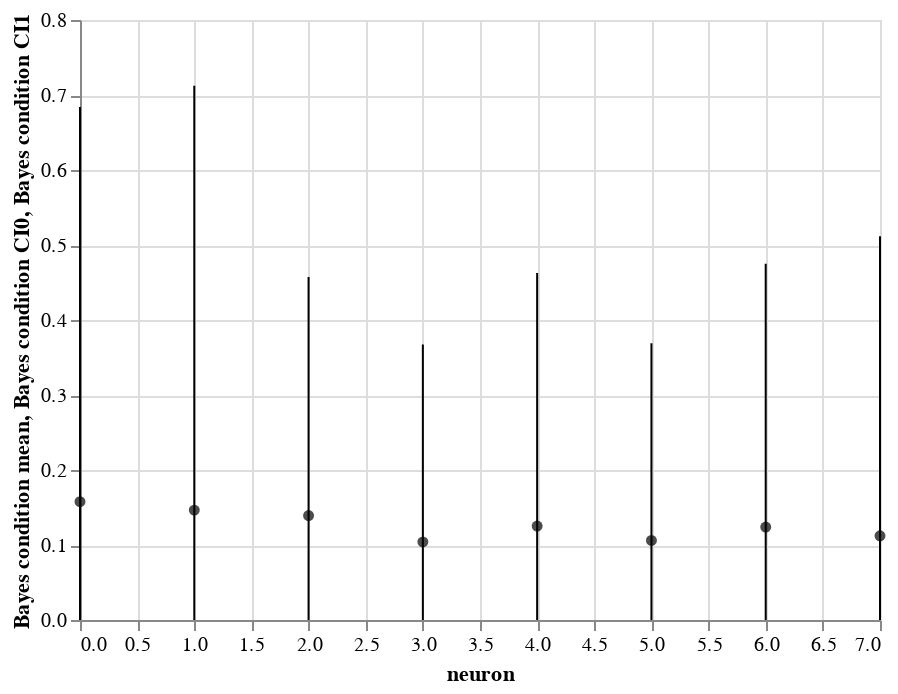

Write notebook code for a chart like this one.
### Code cell
import altair as alt
x=levels[2]
color=levels[1]
# Make bayes
points = alt.Chart().mark_point(filled=True, color='black').encode(
    y=alt.Y('Bayes condition mean:Q', scale=alt.Scale(zero=False)),
    x=x
)

line = alt.Chart().mark_line(color='black').encode(
    y=alt.Y('Bayes condition mean:Q', scale=alt.Scale(zero=False)),
    x=x
)

error_bars = alt.Chart().mark_rule().encode(
    x=x,
    y=alt.Y('Bayes condition CI0:Q',  scale=alt.Scale(zero=False)),
    y2='Bayes condition CI1:Q',
)

c2 = ( points + line + error_bars)
alt.layer(c2, data=df_both)

### Figure 1 — Vega-Lite specification as saved in the notebook (floating-point values rounded to 4 significant figures)
{"config": {"view": {"continuousWidth": 400, "continuousHeight": 300}}, "layer": [{"layer": [{"mark": {"type": "point", "color": "black", "filled": true}, "encoding": {"x": {"type": "quantitative", "field": "neuron"}, "y": {"type": "quantitative", "field": "Bayes condition mean", "scale": {"zero": false}}}}, {"mark": {"type": "line", "color": "black"}, "encoding": {"x": {"type": "quantitative", "field": "neuron"}, "y": {"type": "quantitative", "field": "Bayes condition mean", "scale": {"zero": false}}}}, {"mark": "rule", "encoding": {"x": {"type": "quantitative", "field": "neuron"}, "y": {"type": "quantitative", "field": "Bayes condition CI0", "scale": {"zero": false}}, "y2": {"field": "Bayes condition CI1"}}}]}], "data": {"name": "data-229a96de3005b8a5de8287440414ca35"}, "$schema": "https://vega.github.io/schema/vega-lite/v4.8.1.json", "datasets": {"data-229a96de3005b8a5de8287440414ca35": [{"mouse": 0.0, "neuron": 0.0, "mouse_code": 0.0, "neuron_code": 0.0, "i_trial": 2.5, "log_firing_rate": 1.855, "Firing rate": 75.17, "firing_rate": 75.17, "i_spike": 43.17, "isi": 0.08024, "combined_condition": 0.0, "Bayes condition CI0": 3.468e-07, "Bayes condition CI1": 0.684, "Bayes condition mean": 0.1578, "isi diff": null}, {"mouse": 0.0, "neuron": 1.0, "mouse_code": 0.0, "neuron_code": 4.0, "i_trial": 2.5, "log_firing_rate": 1.884, "Firing rate": 79.83, "firing_rate": 79.83, "i_spike": 49.75, "isi": 0.06985, "combined_condition": 1.0, "Bayes condition CI0": 4.805e-05, "Bayes condition CI1": 0.7125, "Bayes condition mean": 0.1465, "isi diff": null}, {"mouse": 0.0, "neuron": 2.0, "mouse_code": 0.0, "neuron_code": 8.0, "i_trial": 2.5, "log_firing_rate": 1.971, "Firing rate": 98.32, "firing_rate": 98.32, "i_spike": 52.92, "isi": 0.06591, "combined_condition": 2.0, "Bayes condition CI0": 2.97e-06, "Bayes condition CI1": 0.4574, "Bayes condition mean": 0.1393, "isi diff": null}, {"mouse": 0.0, "neuron": 3.0, "mouse_code": 0.0, "neuron_code": 12.0, "i_trial": 2.5, "log_firing_rate": 2.069, "Firing rate": 140.9, "firing_rate": 140.9, "i_spike": 66.5, "isi": 0.05266, "combined_condition": 3.0, "Bayes condition CI0": 4.563e-05, "Bayes condition CI1": 0.3674, "Bayes condition mean": 0.1042, "isi diff": null}, {"mouse": 0.0, "neuron": 4.0, "mouse_code": 0.0, "neuron_code": 16.0, "i_trial": 2.5, "log_firing_rate": 2.18, "Firing rate": 176.2, "firing_rate": 176.2, "i_spike": 77.5, "isi": 0.04517, "combined_condition": 4.0, "Bayes condition CI0": 8.991e-05, "Bayes condition CI1": 0.4626, "Bayes condition mean": 0.1252, "isi diff": null}, {"mouse": 0.0, "neuron": 5.0, "mouse_code": 0.0, "neuron_code": 20.0, "i_trial": 2.5, "log_firing_rate": 2.499, "Firing rate": 559.5, "firing_rate": 559.5, "i_spike": 102.8, "isi": 0.03407, "combined_condition": 5.0, "Bayes condition CI0": 7.708e-05, "Bayes condition CI1": 0.369, "Bayes condition mean": 0.1061, "isi diff": null}, {"mouse": 0.0, "neuron": 6.0, "mouse_code": 0.0, "neuron_code": 24.0, "i_trial": 2.5, "log_firing_rate": 2.65, "Firing rate": 502.7, "firing_rate": 502.7, "i_spike": 118.6, "isi": 0.02974, "combined_condition": 6.0, "Bayes condition CI0": 5.832e-07, "Bayes condition CI1": 0.4749, "Bayes condition mean": 0.1239, "isi diff": null}, {"mouse": 0.0, "neuron": 7.0, "mouse_code": 0.0, "neuron_code": 28.0, "i_trial": 2.5, "log_firing_rate": 2.503, "Firing rate": 341.5, "firing_rate": 341.5, "i_spike": 152.6, "isi": 0.02298, "combined_condition": 7.0, "Bayes condition CI0": 2.511e-06, "Bayes condition CI1": 0.5118, "Bayes condition mean": 0.1122, "isi diff": null}, {"mouse": 0.0, "neuron": 0.0, "mouse_code": 0.0, "neuron_code": 0.0, "i_trial": 0.0, "log_firing_rate": -0.1061, "Firing rate": -39.46, "firing_rate": -39.46, "i_spike": -1.0, "isi": null, "combined_condition": -32.0, "Bayes condition CI0": null, "Bayes condition CI1": null, "Bayes condition mean": null, "isi diff": 0.0007577}, {"mouse": 0.0, "neuron": 1.0, "mouse_code": 0.0, "neuron_code": 0.0, "i_trial": 0.0, "log_firing_rate": 0.07162, "Firing rate": 10.87, "firing_rate": 10.87, "i_spike": 2.0, "isi": null, "combined_condition": -32.0, "Bayes condition CI0": null, "Bayes condition CI1": null, "Bayes condition mean": null, "isi diff": -0.003852}, {"mouse": 0.0, "neuron": 2.0, "mouse_code": 0.0, "neuron_code": 0.0, "i_trial": 0.0, "log_firing_rate": -0.1047, "Firing rate": -29.2, "firing_rate": -29.2, "i_spike": -6.917, "isi": null, "combined_condition": -32.0, "Bayes condition CI0": null, "Bayes condition CI1": null, "Bayes condition mean": null, "isi diff": 0.006665}, {"mouse": 0.0, "neuron": 3.0, "mouse_code": 0.0, "neuron_code": 0.0, "i_trial": 0.0, "log_firing_rate": 0.02115, "Firing rate": 26.18, "firing_rate": 26.18, "i_spike": 4.25, "isi": null, "combined_condition": -32.0, "Bayes condition CI0": null, "Bayes condition CI1": null, "Bayes condition mean": null, "isi diff": -0.003714}, {"mouse": 0.0, "neuron": 4.0, "mouse_code": 0.0, "neuron_code": 0.0, "i_trial": 0.0, "log_firing_rate": -0.3868, "Firing rate": -450.6, "firing_rate": -450.6, "i_spike": -6.417, "isi": null, "combined_condition": -32.0, "Bayes condition CI0": null, "Bayes condition CI1": null, "Bayes condition mean": null, "isi diff": 0.003607}, {"mouse": 0.0, "neuron": 5.0, "mouse_code": 0.0, "neuron_code": 0.0, "i_trial": 0.0, "log_firing_rate": 0.2674, "Firing rate": 367.3, "firing_rate": 367.3, "i_spike": 3.667, "isi": null, "combined_condition": -32.0, "Bayes condition CI0": null, "Bayes condition CI1": null, "Bayes condition mean": null, "isi diff": -0.001168}, {"mouse": 0.0, "neuron": 6.0, "mouse_code": 0.0, "neuron_code": 0.0, "i_trial": 0.0, "log_firing_rate": 0.1654, "Firing rate": 150.2, "firing_rate": 150.2, "i_spike": -8.583, "isi": null, "combined_condition": -32.0, "Bayes condition CI0": null, "Bayes condition CI1": null, "Bayes condition mean": null, "isi diff": 0.002165}, {"mouse": 0.0, "neuron": 7.0, "mouse_code": 0.0, "neuron_code": 0.0, "i_trial": 0.0, "log_firing_rate": -0.436, "Firing rate": -2264.0, "firing_rate": -2264.0, "i_spike": 3.917, "isi": null, "combined_condition": -32.0, "Bayes condition CI0": null, "Bayes condition CI1": null, "Bayes condition mean": null, "isi diff": -0.0005491}, {"mouse": 1.0, "neuron": 0.0, "mouse_code": 0.0, "neuron_code": 0.0, "i_trial": 0.0, "log_firing_rate": 0.06624, "Firing rate": 35.52, "firing_rate": 35.52, "i_spike": -4.583, "isi": null, "combined_condition": -32.0, "Bayes condition CI0": null, "Bayes condition CI1": null, "Bayes condition mean": null, "isi diff": 0.008793}, {"mouse": 1.0, "neuron": 1.0, "mouse_code": 0.0, "neuron_code": 0.0, "i_trial": 0.0, "log_firing_rate": -0.2774, "Firing rate": -420.8, "firing_rate": -420.8, "i_spike": -5.667, "isi": null, "combined_condition": -32.0, "Bayes condition CI0": null, "Bayes condition CI1": null, "Bayes condition mean": null, "isi diff": 0.01043}, {"mouse": 1.0, "neuron": 2.0, "mouse_code": 0.0, "neuron_code": 0.0, "i_trial": 0.0, "log_firing_rate": -0.05747, "Firing rate": -55.48, "firing_rate": -55.48, "i_spike": -4.417, "isi": null, "combined_condition": -32.0, "Bayes condition CI0": null, "Bayes condition CI1": null, "Bayes condition mean": null, "isi diff": 0.003785}, {"mouse": 1.0, "neuron": 3.0, "mouse_code": 0.0, "neuron_code": 0.0, "i_trial": 0.0, "log_firing_rate": 0.08533, "Firing rate": 241.0, "firing_rate": 241.0, "i_spike": -8.5, "isi": null, "combined_condition": -32.0, "Bayes condition CI0": null, "Bayes condition CI1": null, "Bayes condition mean": null, "isi diff": 0.006375}, {"mouse": 1.0, "neuron": 4.0, "mouse_code": 0.0, "neuron_code": 0.0, "i_trial": 0.0, "log_firing_rate": -0.1843, "Firing rate": -59.2, "firing_rate": -59.2, "i_spike": -9.917, "isi": null, "combined_condition": -32.0, "Bayes condition CI0": null, "Bayes condition CI1": null, "Bayes condition mean": null, "isi diff": 0.005274}, {"mouse": 1.0, "neuron": 5.0, "mouse_code": 0.0, "neuron_code": 0.0, "i_trial": 0.0, "log_firing_rate": -0.1982, "Firing rate": -151.9, "firing_rate": -151.9, "i_spike": -6.583, "isi": null, "combined_condition": -32.0, "Bayes condition CI0": null, "Bayes condition CI1": null, "Bayes condition mean": null, "isi diff": 0.002067}, {"mouse": 1.0, "neuron": 6.0, "mouse_code": 0.0, "neuron_code": 0.0, "i_trial": 0.0, "log_firing_rate": 0.3844, "Firing rate": 520.0, "firing_rate": 520.0, "i_spike": -1.917, "isi": null, "combined_condition": -32.0, "Bayes condition CI0": null, "Bayes condition CI1": null, "Bayes condition mean": null, "isi diff": 0.0003417}, {"mouse": 1.0, "neuron": 7.0, "mouse_code": 0.0, "neuron_code": 0.0, "i_trial": 0.0, "log_firing_rate": 0.04367, "Firing rate": 42.74, "firing_rate": 42.74, "i_spike": 7.083, "isi": null, "combined_condition": -32.0, "Bayes condition CI0": null, "Bayes condition CI1": null, "Bayes condition mean": null, "isi diff": -0.001098}, {"mouse": 2.0, "neuron": 0.0, "mouse_code": 0.0, "neuron_code": 0.0, "i_trial": 0.0, "log_firing_rate": -0.2596, "Firing rate": -89.2, "firing_rate": -89.2, "i_spike": -5.167, "isi": null, "combined_condition": -32.0, "Bayes condition CI0": null, "Bayes condition CI1": null, "Bayes condition mean": null, "isi diff": 0.01108}, {"mouse": 2.0, "neuron": 1.0, "mouse_code": 0.0, "neuron_code": 0.0, "i_trial": 0.0, "log_firing_rate": 0.04575, "Firing rate": 19.62, "firing_rate": 19.62, "i_spike": -6.083, "isi": null, "combined_condition": -32.0, "Bayes condition CI0": null, "Bayes condition CI1": null, "Bayes condition mean": null, "isi diff": 0.007418}, {"mouse": 2.0, "neuron": 2.0, "mouse_code": 0.0, "neuron_code": 0.0, "i_trial": 0.0, "log_firing_rate": 0.01207, "Firing rate": 366.3, "firing_rate": 366.3, "i_spike": -10.42, "isi": null, "combined_condition": -32.0, "Bayes condition CI0": null, "Bayes condition CI1": null, "Bayes condition mean": null, "isi diff": 0.01067}, {"mouse": 2.0, "neuron": 3.0, "mouse_code": 0.0, "neuron_code": 0.0, "i_trial": 0.0, "log_firing_rate": -0.1028, "Firing rate": -63.34, "firing_rate": -63.34, "i_spike": -9.167, "isi": null, "combined_condition": -32.0, "Bayes condition CI0": null, "Bayes condition CI1": null, "Bayes condition mean": null, "isi diff": 0.00593}, {"mouse": 2.0, "neuron": 4.0, "mouse_code": 0.0, "neuron_code": 0.0, "i_trial": 0.0, "log_firing_rate": -0.4332, "Firing rate": -1623.0, "firing_rate": -1623.0, "i_spike": -2.167, "isi": null, "combined_condition": -32.0, "Bayes condition CI0": null, "Bayes condition CI1": null, "Bayes condition mean": null, "isi diff": 0.001234}, {"mouse": 2.0, "neuron": 5.0, "mouse_code": 0.0, "neuron_code": 0.0, "i_trial": 0.0, "log_firing_rate": 0.02999, "Firing rate": 30.71, "firing_rate": 30.71, "i_spike": 1.917, "isi": null, "combined_condition": -32.0, "Bayes condition CI0": null, "Bayes condition CI1": null, "Bayes condition mean": null, "isi diff": -0.0007072}, {"mouse": 2.0, "neuron": 6.0, "mouse_code": 0.0, "neuron_code": 0.0, "i_trial": 0.0, "log_firing_rate": -0.03997, "Firing rate": 9.839, "firing_rate": 9.839, "i_spike": -1.167, "isi": null, "combined_condition": -32.0, "Bayes condition CI0": null, "Bayes condition CI1": null, "Bayes condition mean": null, "isi diff": 0.0003297}, {"mouse": 2.0, "neuron": 7.0, "mouse_code": 0.0, "neuron_code": 0.0, "i_trial": 0.0, "log_firing_rate": -0.227, "Firing rate": -695.0, "firing_rate": -695.0, "i_spike": 0.9167, "isi": null, "combined_condition": -32.0, "Bayes condition CI0": null, "Bayes condition CI1": null, "Bayes condition mean": null, "isi diff": -8.682e-05}, {"mouse": 3.0, "neuron": 0.0, "mouse_code": 0.0, "neuron_code": 0.0, "i_trial": 0.0, "log_firing_rate": -0.009265, "Firing rate": -3.138, "firing_rate": -3.138, "i_spike": -9.25, "isi": null, "combined_condition": -32.0, "Bayes condition CI0": null, "Bayes condition CI1": null, "Bayes condition mean": null, "isi diff": 0.01939}, {"mouse": 3.0, "neuron": 1.0, "mouse_code": 0.0, "neuron_code": 0.0, "i_trial": 0.0, "log_firing_rate": -0.1836, "Firing rate": -32.76, "firing_rate": -32.76, "i_spike": -13.67, "isi": null, "combined_condition": -32.0, "Bayes condition CI0": null, "Bayes condition CI1": null, "Bayes condition mean": null, "isi diff": 0.01946}, {"mouse": 3.0, "neuron": 2.0, "mouse_code": 0.0, "neuron_code": 0.0, "i_trial": 0.0, "log_firing_rate": 0.1038, "Firing rate": 71.56, "firing_rate": 71.56, "i_spike": -5.167, "isi": null, "combined_condition": -32.0, "Bayes condition CI0": null, "Bayes condition CI1": null, "Bayes condition mean": null, "isi diff": 0.004143}, {"mouse": 3.0, "neuron": 3.0, "mouse_code": 0.0, "neuron_code": 0.0, "i_trial": 0.0, "log_firing_rate": -0.4047, "Firing rate": -210.6, "firing_rate": -210.6, "i_spike": -17.42, "isi": null, "combined_condition": -32.0, "Bayes condition CI0": null, "Bayes condition CI1": null, "Bayes condition mean": null, "isi diff": 0.01109}, {"mouse": 3.0, "neuron": 4.0, "mouse_code": 0.0, "neuron_code": 0.0, "i_trial": 0.0, "log_firing_rate": -0.1738, "Firing rate": -1381.0, "firing_rate": -1381.0, "i_spike": -3.75, "isi": null, "combined_condition": -32.0, "Bayes condition CI0": null, "Bayes condition CI1": null, "Bayes condition mean": null, "isi diff": 0.001608}, {"mouse": 3.0, "neuron": 5.0, "mouse_code": 0.0, "neuron_code": 0.0, "i_trial": 0.0, "log_firing_rate": -0.09068, "Firing rate": -81.74, "firing_rate": -81.74, "i_spike": -5.167, "isi": null, "combined_condition": -32.0, "Bayes condition CI0": null, "Bayes condition CI1": null, "Bayes condition mean": null, "isi diff": 0.00169}, {"mouse": 3.0, "neuron": 6.0, "mouse_code": 0.0, "neuron_code": 0.0, "i_trial": 0.0, "log_firing_rate": -0.23, "Firing rate": -1374.0, "firing_rate": -1374.0, "i_spike": -2.833, "isi": null, "combined_condition": -32.0, "Bayes condition CI0": null, "Bayes condition CI1": null, "Bayes condition mean": null, "isi diff": 0.0005774}, {"mouse": 3.0, "neuron": 7.0, "mouse_code": 0.0, "neuron_code": 0.0, "i_trial": 0.0, "log_firing_rate": -0.05961, "Firing rate": -137.2, "firing_rate": -137.2, "i_spike": -6.5, "isi": null, "combined_condition": -32.0, "Bayes condition CI0": null, "Bayes condition CI1": null, "Bayes condition mean": null, "isi diff": 0.0008663}]}}
